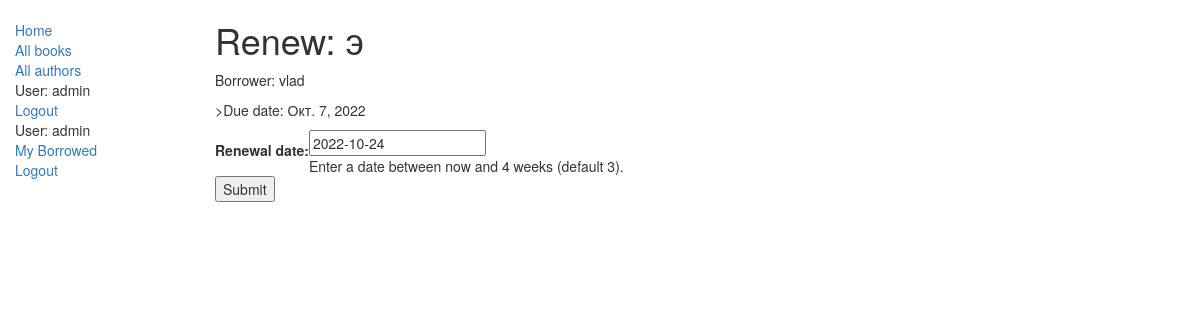
Screenshot of /catalog/book/af388daeef5845a39fc62d9f54e4a613/renew/ (signed in) with the database file from the repository.
### catalog/models.py (models this page shows, shortened)
class BookInstance(models.Model):
        id = models.UUIDField(primary_key=True, default=uuid.uuid4,
                              help_text='Unique ID for this particular book across whole library')
        book = models.ForeignKey('Book', on_delete=models.RESTRICT, null=True)
        imprint = models.CharField(max_length=200)
        due_back = models.DateField(null=True, blank=True)
        @property
        def is_overdue(self):
            if self.due_back and date.today() > self.due_back:
                return True
            return False
        LOAN_STATUS = (
            ('m', 'Maintenance'),
            ('o', 'On loan'),
            ('a', 'Available'),
            ('r', 'Reserved'),
        )
        status = models.CharField(
            max_length=1,
            choices=LOAN_STATUS,
            blank=True,
            default='m',
            help_text='Book availability',
        )
        borrower = models.ForeignKey(User, on_delete=models.SET_NULL, null=True, blank=True)
        class Meta:
            ordering = ['due_back']
            permissions = (("can_mark_returned", "Set book as returned"),)

class Book(models.Model):
    title = models.CharField(max_length=200)
    def display_genre(self):
        """Create a string for the Genre. This is required to display genre in Admin."""
        return ', '.join(genre.name for genre in self.genre.all()[:3])
    display_genre.short_description = 'Genre'
    author = models.ForeignKey('Author', on_delete=models.SET_NULL, null=True)
    summary = models.TextField(max_length=1000, help_text='Enter a brief description of the book')
    isbn = models.CharField('ISBN', max_length=13, unique=True,
                            help_text='13 Character <a href="https://www.isbn-international.org/content/what-isbn">ISBN number</a>')
    genre = models.ManyToManyField(Genre, help_text='Select a genre for this book')

### catalog/views.py (the view)
# urls.py: url(r'^book/(?P<pk>[-\w]+)/renew/$', views.renew_book_librarian, name='renew-book-librarian'),
@permission_required('catalog.can_mark_returned')
def renew_book_librarian(request, pk):
    book_inst = get_object_or_404(BookInstance, pk=pk)
    if request.method == 'POST':
        form = RenewBookForm(request.POST)
        if form.is_valid():
            book_inst.due_back = form.cleaned_data['renewal_date']
            book_inst.save()
            return HttpResponseRedirect(reverse('all-borrowed'))
    else:
        proposed_renewal_date = datetime.date.today() + datetime.timedelta(weeks=3)
        form = RenewBookForm(initial={'renewal_date': proposed_renewal_date, })
    return render(request, 'catalog/book_renew_librarian.html', {'form': form, 'bookinst': book_inst})

### catalog/forms.py (shortened to what this page needs)
class RenewBookForm(forms.Form):
    renewal_date = forms.DateField(help_text="Enter a date between now and 4 weeks (default 3).")

### catalog/templates/catalog/book_renew_librarian.html (shortened to what this page needs)
{% extends "base_generic.html" %}
{% block content %}
    <h1>Renew: {{bookinst.book.title}}</h1>
    <p>Borrower: {{bookinst.borrower}}</p>
    <p>{% if bookinst.is_overdue %} class="text-danger"{% endif %}>Due date: {{bookinst.due_back}}</p>
    <form action="" method="post">
        <table>
        {{ form }}
        </table>
        <input type="submit" value="Submit" />
    </form>
{% endblock %}

### catalog/templates/base_generic.html (shortened to what this page needs)
<!DOCTYPE html>
<html lang="en">
<head>
  <link rel="stylesheet" href="https://maxcdn.bootstrapcdn.com/bootstrap/3.3.7/css/bootstrap.min.css">
  {% load static %}
  <link rel="stylesheet" href="{% static 'css/styles.css' %}">
</head>
<body>
  <div class="container-fluid">
    <div class="row">
      <div class="col-sm-2">
      {% block sidebar %}
      <ul class="sidebar-nav">
          <li><a href="{% url 'index' %}">Home</a></li>
          <li><a href="{% url 'books' %}">All books</a></li>
          <li><a href="{% url 'authors' %}">All authors</a></li>
          {% if user.is_authenticated %}
     <li>User: {{ user.get_username }}</li>
     <li><a href="{% url 'logout'%}?next={{request.path}}">Logout</a></li>
   {% else %}
     <li><a href="{% url 'login'%}?next={{request.path}}">Login</a></li>
   {% endif %}
          {% if user.is_authenticated %}
   <li>User: {{ user.get_username }}</li>
   <li><a href="{% url 'my-borrowed' %}">My Borrowed</a></li>
   <li><a href="{% url 'logout'%}?next={{request.path}}">Logout</a></li>
   {% else %}
   <li><a href="{% url 'login'%}?next={{request.path}}">Login</a></li>
   {% endif %}
      </ul>
     {% endblock %}
      </div>
      <div class="col-sm-10 ">
      {% block content %}{% endblock %}
      </div>
    </div>
  </div>
</body>
</html>

### catalog/static/css/styles.css (style rules this page uses)
.sidebar-nav { margin-top: 20px; padding: 0; list-style: none; }

### rows the page displays
BookInstance: book "э", borrower "vlad", due_back "Окт. 7, 2022"

### other values shown
{{ user.get_username }} "admin"
